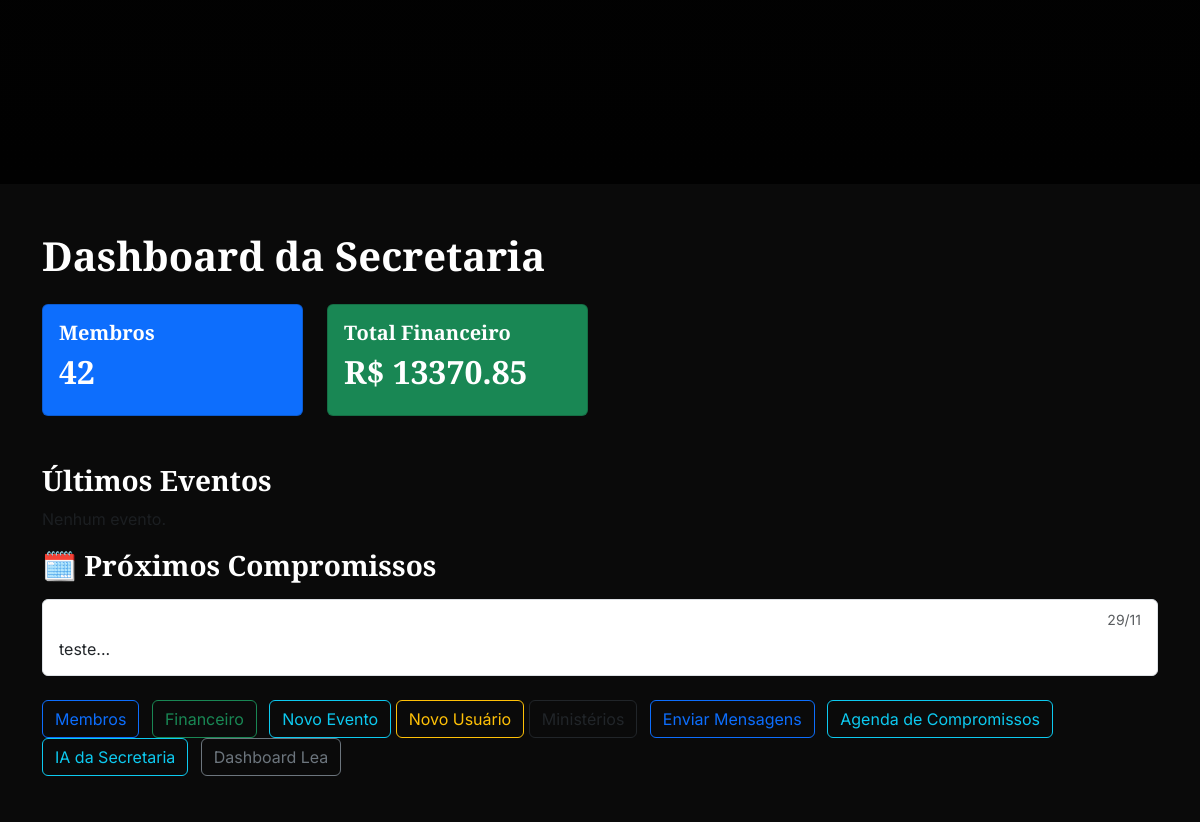
The page /secretaria (signed in, middle part) on the database as committed earlier.
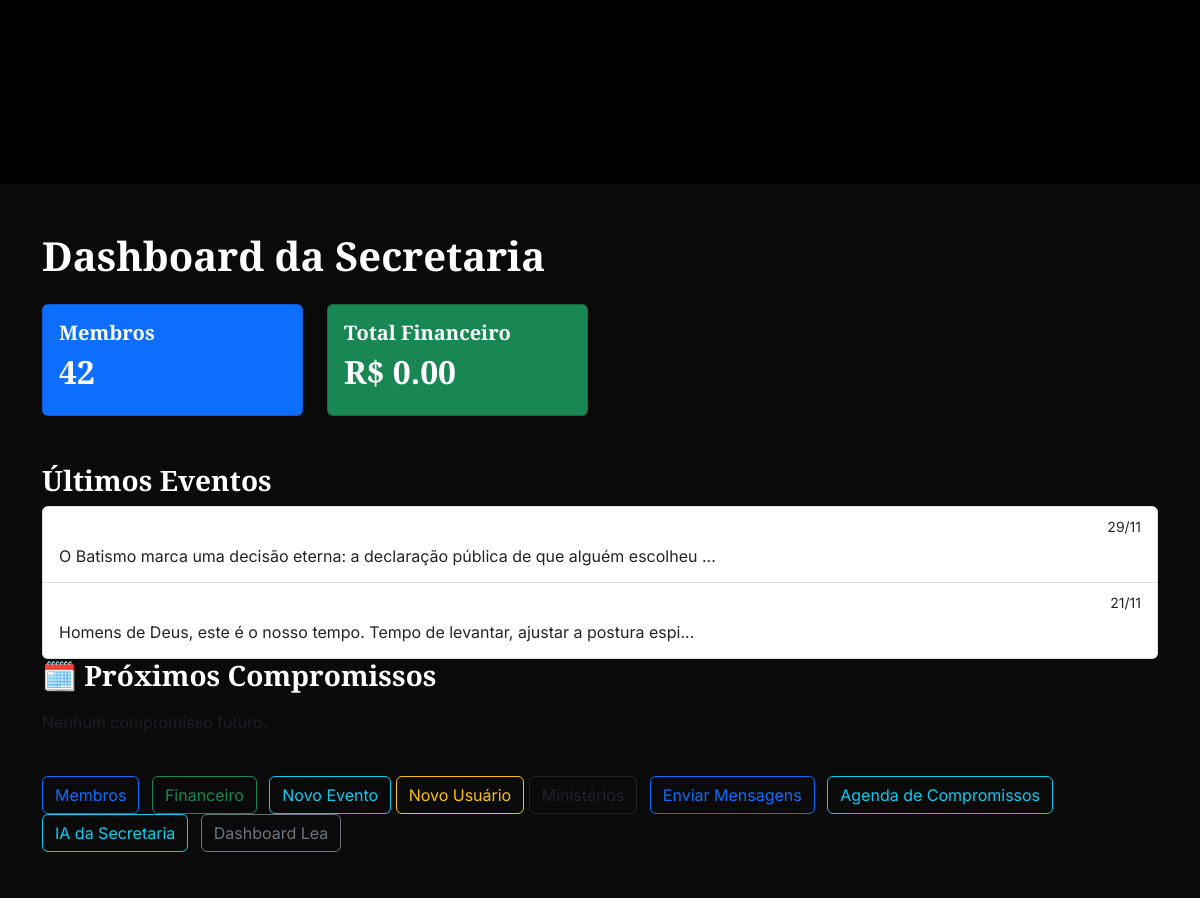
The same page on the database as committed later.
### app.py (models this page shows, shortened)
class Compromisso(db.Model):
    __tablename__ = 'compromisso'
    id = db.Column(db.Integer, primary_key=True)
    titulo = db.Column(db.String(100), nullable=False)
    descricao = db.Column(db.Text)
    data = db.Column(db.Date, nullable=False)
    hora = db.Column(db.String(20))
    local = db.Column(db.String(100))
    membro_id = db.Column(db.Integer, db.ForeignKey('membro.id'), nullable=True)
    user_id = db.Column(db.Integer, db.ForeignKey('user.id'), nullable=True)
    criado_em = db.Column(db.DateTime, default=datetime.utcnow)
    membro = db.relationship('Membro', backref='compromissos', lazy=True)
    user = db.relationship('User', backref='compromissos', lazy=True)

class Evento(db.Model):
    __tablename__ = 'evento'
    id = db.Column(db.Integer, primary_key=True)
    titulo = db.Column(db.String(100), nullable=False)
    descricao = db.Column(db.Text, nullable=False)
    data = db.Column(db.Date, nullable=False)
    imagem = db.Column(db.String(200))

### app.py (the view)
@app.route('/secretaria')
@login_required
def secretaria():
    if current_user.nivel_acesso > 2:
        flash("Acesso restrito.", "danger")
        return redirect(url_for('index'))
    membros_count = Membro.query.count()
    transacoes_total = db.session.query(func.sum(Transacao.valor)).scalar() or 0
    eventos = Evento.query.order_by(Evento.data.desc()).limit(5).all()
    compromissos = Compromisso.query.filter(Compromisso.data >= datetime.now().date())\
        .order_by(Compromisso.data.asc()).limit(5).all()
    return render_template('secretaria/secretaria_dashboard.html',
                           membros_count=membros_count,
                           transacoes_total=transacoes_total,
                           eventos=eventos,
                           compromissos=compromissos)

### app.py (called while the page is built)
@login_manager.user_loader
def load_user(user_id):
    return User.query.get(int(user_id))

@app.context_processor
def inject_now():
    return {'now': datetime.utcnow()}

### templates/secretaria/secretaria_dashboard.html (shortened to what this page needs)
{% extends "base.html" %}
{% block content %}
<div class="container py-5">
    <h1 class="mb-4">Dashboard da Secretaria</h1>
    <div class="row g-4 mb-5">
        <div class="col-md-3">
            <div class="card text-white bg-primary">
                <div class="card-body">
                    <h5>Membros</h5>
                    <h2>{{ membros_count }}</h2>
                </div>
            </div>
        </div>
        <div class="col-md-3">
            <div class="card text-white bg-success">
                <div class="card-body">
                    <h5>Total Financeiro</h5>
                    <h2>R$ {{ "%.2f"|format(transacoes_total) }}</h2>
                </div>
            </div>
        </div>
    </div>
    <h3>Últimos Eventos</h3>
    <div class="list-group">
        {% for e in eventos %}
        <a href="#" class="list-group-item list-group-item-action">
            <div class="d-flex w-100 justify-content-between">
                <h5 class="mb-1">{{ e.titulo }}</h5>
                <small>{{ e.data.strftime('%d/%m') }}</small>
            </div>
            <p class="mb-1">{{ e.descricao[:80] }}...</p>
        </a>
        {% else %}
        <p class="text-muted">Nenhum evento.</p>
        {% endfor %}
    </div>
<h3 class="mb-3">🗓️ Próximos Compromissos</h3>
<div class="list-group mb-4">
    {% for comp in compromissos %}
    <a href="{{ url_for('detalhes_compromisso', id=comp.id) }}" class="list-group-item list-group-item-action">
        <div class="d-flex w-100 justify-content-between">
            <h5 class="mb-1 fw-semibold">{{ comp.titulo }}</h5>
            <small class="text-muted">{{ comp.data.strftime('%d/%m') }}</small>
        </div>
        <p class="mb-1">
            {{ comp.descricao[:80] if comp.descricao else 'Sem descrição' }}...
        </p>
    </a>
    {% else %}
    <p class="text-muted">Nenhum compromisso futuro.</p>
    {% endfor %}
</div>
    <div class="mt-4">
        <a href="{{ url_for('listar_membros') }}" class="btn btn-outline-primary me-2">Membros</a>
        <a href="{{ url_for('financeiro') }}" class="btn btn-outline-success me-2">Financeiro</a>
        <a href="{{ url_for('novo_evento') }}" class="btn btn-outline-info">Novo Evento</a>
        <a href="{{ url_for('novo_usuario') }}" class="btn btn-outline-warning">Novo Usuário</a>
        <a href="{{ url_for('listar_ministerios') }}" class="btn btn-outline-dark me-2">Ministérios</a>
        <a href="{{ url_for('enviar_mensagem') }}" class="btn btn-outline-primary me-2">Enviar Mensagens</a>
        <a href="{{ url_for('agenda') }}" class="btn btn-outline-info me-2">Agenda de Compromissos</a>
        <a href="{{ url_for('ia_chat') }}" class="btn btn-outline-info me-2">IA da Secretaria</a>
        <a href="{{ url_for('lea_dashboard') }}" class="btn btn-outline-secondary me-2">Dashboard Lea</a>
    </div>
</div>
{% endblock %}

Rows that differ between the two databases and show on the page:
removed Compromisso: data "29/11", descricao "teste"
added Evento: data "29/11", descricao "O Batismo marca uma decisão eterna: a declaração pública de que alguém escolheu"
added Evento: data "21/11", descricao "Homens de Deus, este é o nosso tempo. Tempo de levantar, ajustar a postura espi"
Other text that changed with them:
{{ "%.2f"|format(transacoes_total) }}: "13370.85" → "0.00"
text no longer shown: "Nenhum evento."
text now shown: "Nenhum compromisso futuro."
